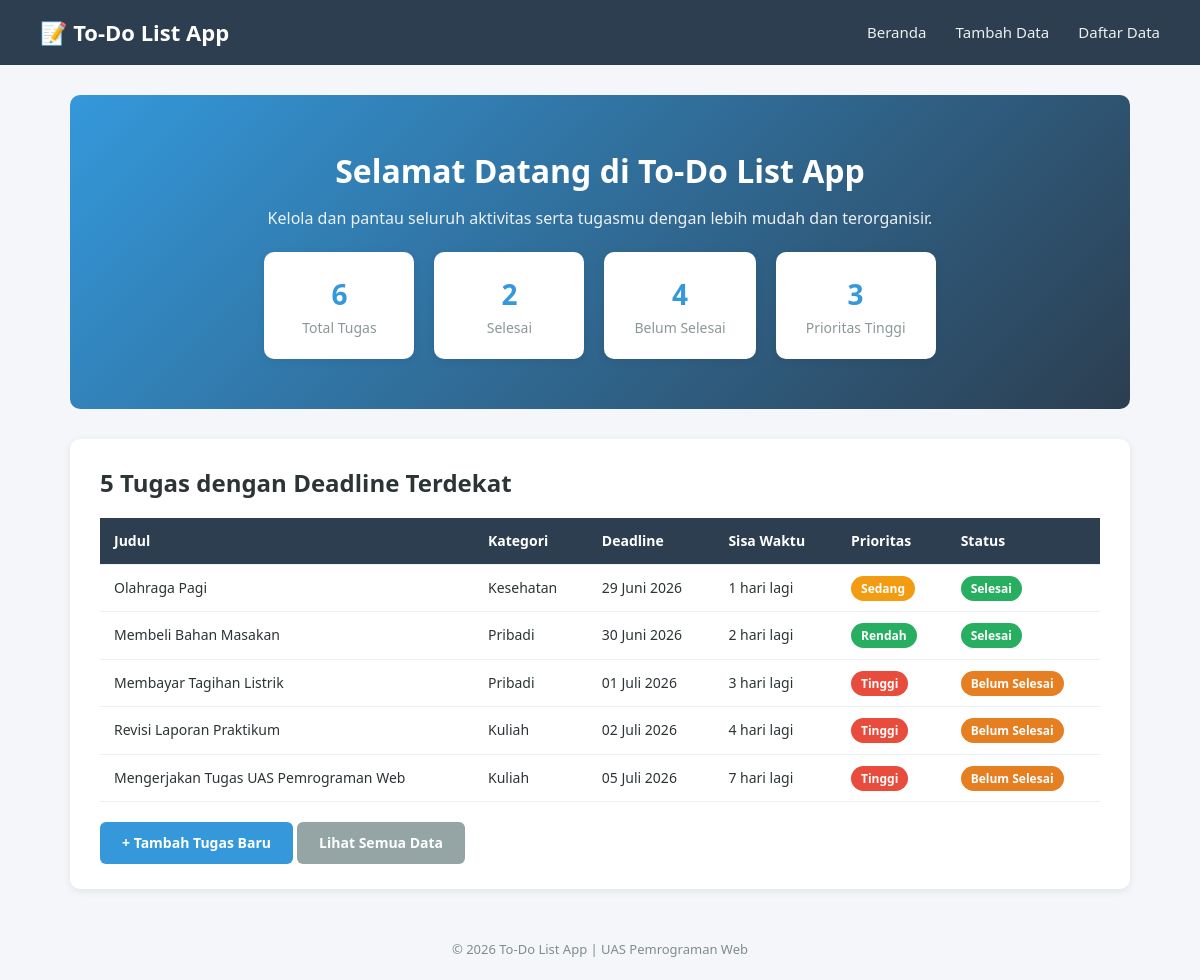
The page / on the database its author committed.
### tables this page shows
CREATE TABLE IF NOT EXISTS tugas (
    id INT(11) NOT NULL AUTO_INCREMENT,
    judul VARCHAR(100) NOT NULL,
    deskripsi TEXT NOT NULL,
    kategori VARCHAR(50) NOT NULL,
    tanggal_deadline DATE NOT NULL,
    prioritas ENUM('Rendah', 'Sedang', 'Tinggi') NOT NULL DEFAULT 'Sedang',
    status ENUM('Belum Selesai', 'Selesai') NOT NULL DEFAULT 'Belum Selesai',
    created_at TIMESTAMP DEFAULT CURRENT_TIMESTAMP,
    PRIMARY KEY (id)
);

### index.php (the view, shortened to what this page needs)
<?php
require "koneksi.php";
require "functions.php";
$totalTugas = 0;
$totalSelesai = 0;
$totalBelum = 0;
$totalPrioritasTinggi = 0;
$query = "SELECT * FROM tugas ORDER BY tanggal_deadline ASC";
$hasil = mysqli_query($koneksi, $query);
if ($hasil) {
    $totalTugas = mysqli_num_rows($hasil);
    while ($baris = mysqli_fetch_assoc($hasil)) {
        if ($baris['status'] == "Selesai") {
            $totalSelesai++;
        } else {
            $totalBelum++;
        }
        if ($baris['prioritas'] == "Tinggi" && $baris['status'] != "Selesai") {
            $totalPrioritasTinggi++;
        }
    }
}
$queryTerbaru = "SELECT * FROM tugas ORDER BY tanggal_deadline ASC LIMIT 5";
$hasilTerbaru = mysqli_query($koneksi, $queryTerbaru);
require "header.php";
?>
    <div class="hero">
        <h1>Selamat Datang di To-Do List App</h1>
        <p>Kelola dan pantau seluruh aktivitas serta tugasmu dengan lebih mudah dan terorganisir.</p>
        <div class="stats">
            <div class="stat-box">
                <h2><?php echo $totalTugas; ?></h2>
                <p>Total Tugas</p>
            </div>
            <div class="stat-box">
                <h2><?php echo $totalSelesai; ?></h2>
                <p>Selesai</p>
            </div>
            <div class="stat-box">
                <h2><?php echo $totalBelum; ?></h2>
                <p>Belum Selesai</p>
            </div>
            <div class="stat-box">
                <h2><?php echo $totalPrioritasTinggi; ?></h2>
                <p>Prioritas Tinggi</p>
            </div>
        </div>
    </div>
    <div class="card">
        <h2 style="margin-bottom: 15px;">5 Tugas dengan Deadline Terdekat</h2>
        <?php if (mysqli_num_rows($hasilTerbaru) > 0) { ?>
            <table>
                <thead>
                    <tr>
                        <th>Judul</th>
                        <th>Kategori</th>
                        <th>Deadline</th>
                        <th>Sisa Waktu</th>
                        <th>Prioritas</th>
                        <th>Status</th>
                    </tr>
                </thead>
                <tbody>
                    <?php while ($row = mysqli_fetch_assoc($hasilTerbaru)) { ?>
                        <tr>
                            <td><?php echo htmlspecialchars($row['judul']); ?></td>
                            <td><?php echo htmlspecialchars($row['kategori']); ?></td>
                            <td><?php echo formatTanggal($row['tanggal_deadline']); ?></td>
                            <td><?php echo hitungSisaHari($row['tanggal_deadline']); ?></td>
                            <td><?php echo labelPrioritas($row['prioritas']); ?></td>
                            <td><?php echo labelStatus($row['status']); ?></td>
                        </tr>
                    <?php } ?>
                </tbody>
            </table>
        <?php } else { ?>
            <p>Belum ada data tugas. <a href="tambah.php">Tambah tugas baru</a>.</p>
        <?php } ?>
        <div style="margin-top: 20px;">
            <a href="tambah.php" class="btn btn-primary">+ Tambah Tugas Baru</a>
            <a href="daftar.php" class="btn btn-secondary">Lihat Semua Data</a>
        </div>
    </div>
<?php require "footer.php"; ?>

### header.php (shortened to what this page needs)
<!DOCTYPE html>
<html lang="id">
<head>
    <link rel="stylesheet" href="css/style.css">
</head>
<body>
    <nav class="navbar">
        <a href="index.php" class="brand">📝 To-Do List App</a>
        <div class="nav-links">
            <a href="index.php">Beranda</a>
            <a href="tambah.php">Tambah Data</a>
            <a href="daftar.php">Daftar Data</a>
        </div>
    </nav>
    <div class="container">

### functions.php
<?php
function formatTanggal($tanggal) {
    $bulan = array(
        1 => "Januari", 2 => "Februari", 3 => "Maret", 4 => "April",
        5 => "Mei", 6 => "Juni", 7 => "Juli", 8 => "Agustus",
        9 => "September", 10 => "Oktober", 11 => "November", 12 => "Desember"
    );
    $pecah = explode("-", $tanggal);
    $tahun = $pecah[0];
    $bulanAngka = (int) $pecah[1];
    $hari = $pecah[2];
    return $hari . " " . $bulan[$bulanAngka] . " " . $tahun;
}
function labelPrioritas($prioritas) {
    if ($prioritas == "Tinggi") {
        $class = "badge-tinggi";
    } elseif ($prioritas == "Sedang") {
        $class = "badge-sedang";
    } else {
        $class = "badge-rendah";
    }
    return '<span class="badge ' . $class . '">' . $prioritas . '</span>';
}
function labelStatus($status) {
    if ($status == "Selesai") {
        $class = "badge-selesai";
    } else {
        $class = "badge-belum";
    }
    return '<span class="badge ' . $class . '">' . $status . '</span>';
}
function hitungSisaHari($deadline) {
    $hariIni = new DateTime(date("Y-m-d"));
    $tglDeadline = new DateTime($deadline);
    $selisih = $hariIni->diff($tglDeadline);
    if ($tglDeadline < $hariIni) {
        return "Lewat deadline";
    } elseif ($selisih->days == 0) {
        return "Hari ini";
    } else {
        return $selisih->days . " hari lagi";
    }
}
?>

### footer.php
    </div>
    <footer>
        &copy; <?php echo date("Y"); ?> To-Do List App | UAS Pemrograman Web
    </footer>
</body>
</html>

### style.css (style rules this page uses)
* { margin: 0; padding: 0; box-sizing: border-box; }
body { font-family: 'Segoe UI', Tahoma, Geneva, Verdana, sans-serif; background-color: #f4f6f9; color: #2d3436; line-height: 1.6; }
.navbar { background-color: #2c3e50; padding: 15px 40px; display: flex; justify-content: space-between; align-items: center; flex-wrap: wrap; }
.navbar .brand { color: #ffffff; font-size: 22px; font-weight: bold; text-decoration: none; }
.navbar .nav-links a { color: #ecf0f1; text-decoration: none; margin-left: 25px; font-size: 15px; transition: color 0.2s ease-in-out; }
.container { max-width: 1100px; margin: 30px auto; padding: 0 20px; }
.card { background-color: #ffffff; border-radius: 10px; padding: 25px 30px; box-shadow: 0 2px 8px rgba(0, 0, 0, 0.08); margin-bottom: 25px; }
.hero { text-align: center; padding: 50px 20px; background: linear-gradient(135deg, #3498db, #2c3e50); color: #fff; border-radius: 10px; margin-bottom: 30px; }
.hero h1 { font-size: 32px; margin-bottom: 10px; }
.hero p { font-size: 16px; opacity: 0.9; }
.stats { display: flex; gap: 20px; flex-wrap: wrap; justify-content: center; margin-top: 20px; }
.stat-box { background-color: #fff; border-radius: 10px; padding: 20px 30px; text-align: center; box-shadow: 0 2px 8px rgba(0, 0, 0, 0.08); min-width: 150px; }
.stat-box h2 { font-size: 28px; color: #3498db; }
.stat-box p { font-size: 14px; color: #7f8c8d; }
.btn { display: inline-block; padding: 10px 22px; border: none; border-radius: 6px; cursor: pointer; font-size: 14px; font-weight: 600; text-decoration: none; transition: opacity 0.2s ease-in-out; }
.btn-primary { background-color: #3498db; color: #fff; }
.btn-secondary { background-color: #95a5a6; color: #fff; }
table { width: 100%; border-collapse: collapse; margin-top: 10px; }
table th, table td { padding: 12px 14px; text-align: left; border-bottom: 1px solid #ecf0f1; font-size: 14px; }
table th { background-color: #2c3e50; color: #fff; }
.badge { padding: 4px 10px; border-radius: 20px; font-size: 12px; font-weight: 600; color: #fff; }
.badge-tinggi { background-color: #e74c3c; }
.badge-sedang { background-color: #f39c12; }
.badge-rendah { background-color: #27ae60; }
.badge-selesai { background-color: #27ae60; }
.badge-belum { background-color: #e67e22; }
footer { text-align: center; padding: 20px; color: #7f8c8d; font-size: 13px; }

### rows shown on the page
tugas: judul "Olahraga Pagi", kategori "Kesehatan", tanggal_deadline "29 Juni 2026", tanggal_deadline "1 hari lagi", prioritas "Sedang", status "Selesai"
tugas: judul "Membeli Bahan Masakan", kategori "Pribadi", tanggal_deadline "30 Juni 2026", tanggal_deadline "2 hari lagi", prioritas "Rendah", status "Selesai"
tugas: judul "Membayar Tagihan Listrik", kategori "Pribadi", tanggal_deadline "01 Juli 2026", tanggal_deadline "3 hari lagi", prioritas "Tinggi", status "Belum Selesai"
tugas: judul "Revisi Laporan Praktikum", kategori "Kuliah", tanggal_deadline "02 Juli 2026", tanggal_deadline "4 hari lagi", prioritas "Tinggi", status "Belum Selesai"
tugas: judul "Mengerjakan Tugas UAS Pemrograman Web", kategori "Kuliah", tanggal_deadline "05 Juli 2026", tanggal_deadline "7 hari lagi", prioritas "Tinggi", status "Belum Selesai"

### other values the page prints
$totalTugas "6"
$totalSelesai "2"
$totalBelum "4"
$totalPrioritasTinggi "3"
